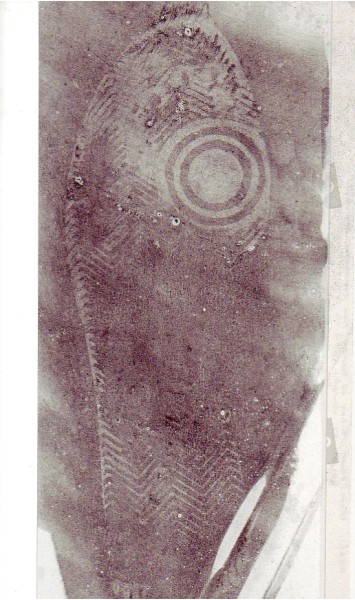
#> input picture shoeprint/circle.png, 355 x 600 px
$ python hough.py
#> lines starting #> are read from the running program, lines starting #| are printed output that depends on the picture; after the words box and inside, x2 and y2 are one past the last pixel; in counts of white or black regions, pixels touching at a corner belong together
import cv2
import numpy as np
import matplotlib.pyplot as plt


def detectCircles(img,threshold,region,radius = None):
    (M,N) = img.shape
    if radius == None:
        R_max = np.max((M,N))
        R_min = 1
    else:
        [R_max,R_min] = radius

    R = R_max - R_min

#Initializing accumulator array.
    A = np.zeros((R_max,M+2*R_max,N+2*R_max))
    B = np.zeros((R_max,M+2*R_max,N+2*R_max))

    theta = np.arange(0,360)*np.pi/180
    edges = np.argwhere(img[:, :])

# vote in accumulator array
    for val in range(R):
        print(val)
        for x, y in edges:
            r = R_min+val
            for angle in theta:
                a = x - int(np.round(r*np.cos(angle)))
                b = y - int(np.round(r*np.sin(angle)))
                A[r, a, b] += 1
        A[r][A[r] < A[r].max()] = 0
        A[r][A[r] < threshold*len(theta)] = 0

# get the best in a region
    for r, a, b in np.argwhere(A):
        temp = A[r-region:r+region,a-region:a+region,b-region:b+region]
        try:
            r1, a1, b1 = np.unravel_index(np.argmax(temp),temp.shape)
        except:
            continue
        B[r + (r1-region),a+(a1-region),b+(b1-region)] = 1
    return B

def displayCircles(A):
    img = cv2.imread(file_path)
    fig = plt.figure()
    plt.imshow(img)
    circleCoordinates = np.argwhere(A)
    circle = []
    for r,x,y in circleCoordinates:
        circle.append(plt.Circle((y,x),r,color=(0,1,0),fill=False))
        fig.add_subplot(111).add_artist(circle[-1])
    plt.show()

file_path = 'shoeprint/circle.png'
img = cv2.imread(file_path, 0)
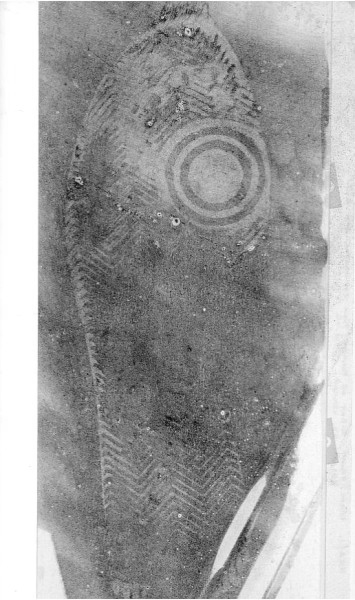
#> img: shape (600, 355); min 11, max 255, mean 156.2
img = cv2.medianBlur(img, 5)
high_thresh, thresh_im = cv2.threshold(img, 0, 255, cv2.THRESH_BINARY + cv2.THRESH_OTSU)
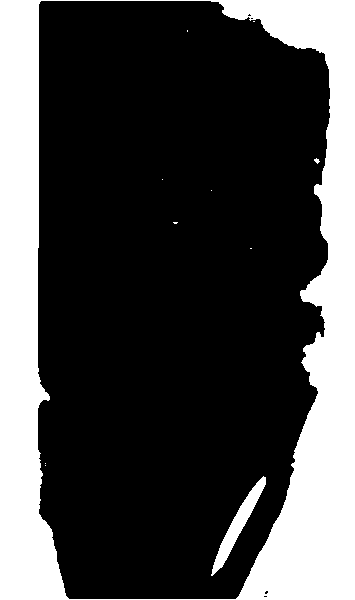
#> thresh_im: shape (600, 355); 27.6% white; 11 white regions (8 under 20 px), largest, box (x1, y1, x2, y2) and area: (0, 0, 355, 600) 57581, (211, 476, 266, 576) 1179, (314, 158, 320, 164) 20
#> high_thresh = 181
low_thresh = 0.5 * high_thresh
#> low_thresh = 90.5
img = cv2.cvtColor(img,cv2.COLOR_GRAY2BGR)
#> img: shape (600, 355, 3)
res = cv2.Canny(img, low_thresh, high_thresh)
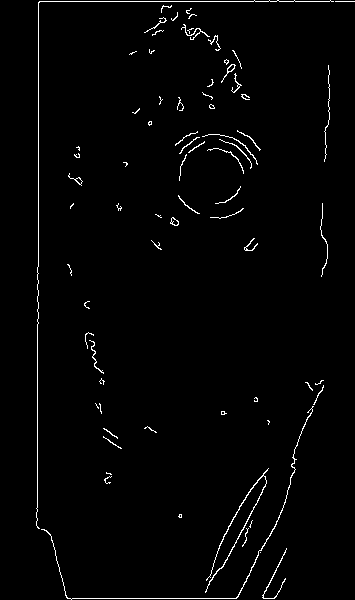
#> res: shape (600, 355); 1.7% white in thin lines or dots, all inside (x1, y1, x2, y2) = (36, 0, 355, 600)
res = detectCircles(res, 0.37, 15,radius=[70,20])
#> in detectCircles, `edges = np.argwhere(img[:, :])`: edges = 3597 pairs, first value 0 to 599, second value 36 to 354
#> (the run stopped early here; a loop or call above may not have finished)
